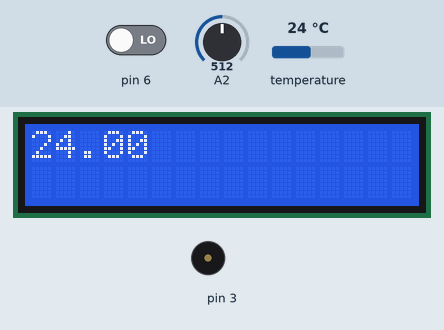
Recording of a sketch running on a simulated Arduino Uno, built with avr-gcc and run on an emulated ATmega328P. On the bench: 16×2 character LCD, buzzer (waves = sounding). The test bench sets the inputs (shaded band); at power-on: temperature 24 °C, pin 6 LOW, A2 = 512. What the sketch prints to the serial monitor is not drawn.

Above: at 1.2 s.
1.3 s: temperature set to 28 °C
At 3.46 s:
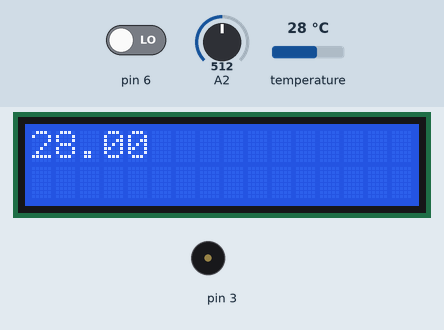
7.9 s: temperature set to 29.2 °C
At 11.4 s:
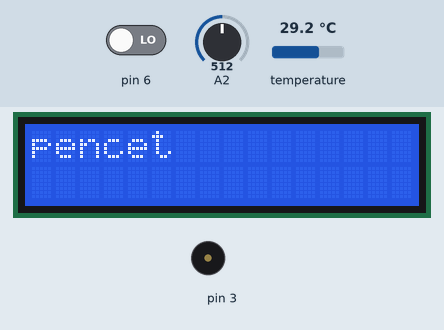
14.0 s: pin 6 driven HIGH
At 15.8 s:
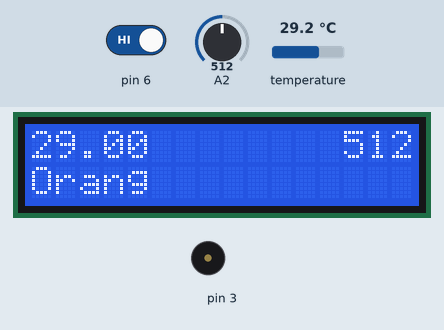
20.6 s: A2 set to 485
At 21.8 s:
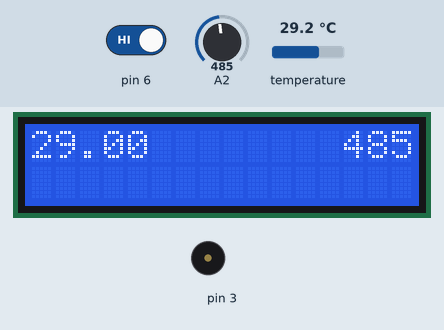
22.8 s: A2 set to 510
At 25.1 s:
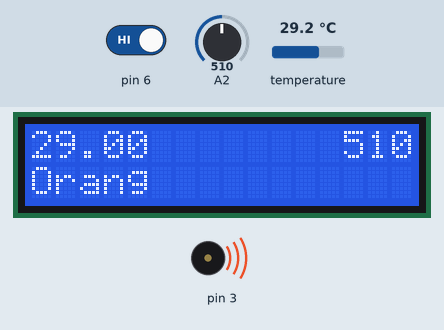
25.2 s: A2 set to 490
At 27.2 s:
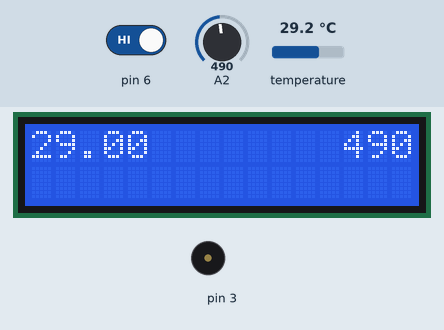
Timing chart, 0 to 28.7 s (numbered marks = the images above; inputs shaded):
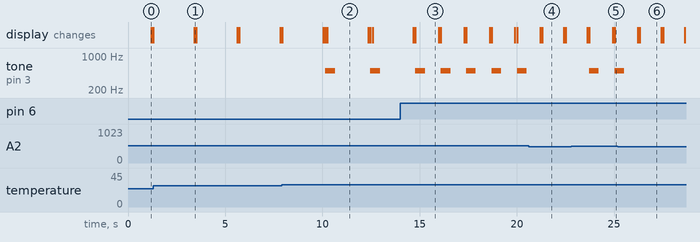

Measured:
- the behaviour switches between 28.4 and 28.5 °C on temperature (found by bisection; images 1 and 2)
- the behaviour switches between 501 and 500 on A2 (found by bisection; images 3 and 4)
- after the input at 1.3 s, the display: first differs from a run without the input after 2.1 s (image 1)
- after the input at 7.9 s, tone on pin 3: alternates 500 Hz for 0.50 s and silent for 1.8 s, starting after 2.2 s; the display: first differs from a run without the input after 2.1 s (image 2 shows a later state)
- after the input at 14.0 s, tone on pin 3: alternates 500 Hz for 0.50 s and silent for 0.81 s, starting after 2.1 s
- after the input at 20.6 s, tone on pin 3: stays silent (without the input it goes to 500 Hz after 0.72 s); the display: first differs from a run without the input after 0.71 s (image 4)
- after the input at 22.8 s, tone on pin 3: silent → 500 Hz after 0.92 s, → silent 0.50 s later, → 500 Hz 0.81 s later; the display: first differs from a run without the input after 0.92 s (image 5)
- after the input at 25.2 s, tone on pin 3: goes on until 25.5 s, then stays silent; the display: first differs from a run without the input after 1.1 s (image 6)

The sketch:

sitting_sensor.ino
```cpp
// Include the libraries we need
#include "TempSensor.h"
#include "LCD.h"
#include "duduk.h"
#include "button.h"


void setup(void)
{

  // start serial port
  Serial.begin(9600);
  Tempsensor_init();
  Serial.print("Device 0 Resolution: ");
  Serial.print(Tempsensors.getResolution(insideThermometer), DEC);
  Serial.println();
  LCDstart();

}

void loop(void)
{

  if(pencet()){
    float temp=Tempsensor_get();
    lcd.clear();
    lcd.print(temp);
    delay(100);
    int a = duduk();
    lcd.setCursor(13,0);
    lcd.print(a);

    if((a>500)&&(temp>28)){
      lcd.setCursor(0,1);
      lcd.print("Orang");
      tone(3, 500, 500);
      delay(100);
    }
    }
  else{
      lcd.clear();
      lcd.setCursor(0,0);
      lcd.print("pencet");
      delay(1000);
  }
}
```

TempSensor.h
```cpp
#include <OneWire.h>
#include <DallasTemperature.h>
#include <Wire.h>

// Data wire is plugged into port 2 on the Arduino
#define ONE_WIRE_BUS 2

// Setup a oneWire instance to communicate with any OneWire devices (not just Maxim/Dallas temperature ICs)
OneWire oneWire(ONE_WIRE_BUS);

// Pass our oneWire reference to Dallas Temperature.
DallasTemperature Tempsensors(&oneWire);

// arrays to hold device address
DeviceAddress insideThermometer;

void Tempsensor_init(){
  Tempsensors.begin();
  if (!Tempsensors.getAddress(insideThermometer, 0)) Serial.println("Unable to find address for Device 0");

  Tempsensors.setResolution(insideThermometer, 9);
}

float Tempsensor_get(){
  float totaltemp = 0;
  for (int i=0;i<10;i++){
    Tempsensors.requestTemperatures();
    float tempC = Tempsensors.getTempC(insideThermometer);
    totaltemp = totaltemp + tempC;
    delay(1);
  }
  totaltemp=totaltemp/10;
  return totaltemp;
}
```

button.h
```cpp
bool yay = false;


bool pencet(){
  pinMode(6, INPUT);
  int a = digitalRead(6);
  Serial.print("pencet = ");
  Serial.println(a);
  if (a>0){

   return yay;
  }
  else{
    if(yay == true){
      yay=false;
    }
    else{
      yay=true;
    }
  }
    return yay;
  }
```

duduk.h
```cpp
int duduk(){

int a= analogRead(A2);

  Serial.println(a);
return a;
}
```

LCD.h
```cpp
  #include <LiquidCrystal_I2C.h>

LiquidCrystal_I2C lcd(0x27, 16, 2);

void LCDstart()
{
  lcd.begin();
  lcd.backlight();
  lcd.clear();
  lcd.setCursor(0,0);
  }
```
